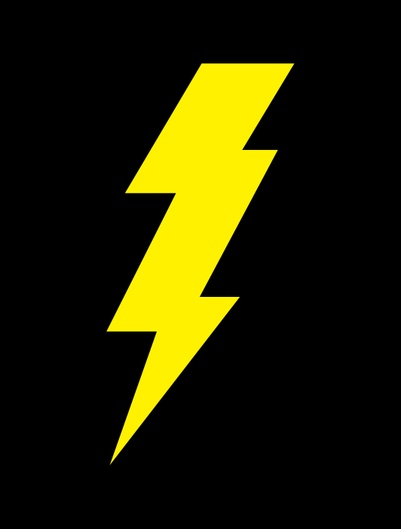
//> input picture samples/lightning.jpg, 401 x 529 px
$ ./Topico_23   (built with g++ and OpenCV 4)
//> lines starting //> are read from the running program, lines starting //| are printed output that depends on the picture; after the words box and inside, x2 and y2 are one past the last pixel; in counts of white or black regions, pixels touching at a corner belong together
#include <iostream>
#include <opencv2/highgui.hpp>
#include <opencv2/imgproc.hpp>

using namespace std;
using namespace cv;

Mat getRegionGrowing(Mat image, Mat regionGrowing) {
    int current = 0;
    int previous = 0;
    do {
        previous = current;
        current = 0;
        for (int i = 0; i < regionGrowing.rows; i++) {
            for (int j = 0; j < regionGrowing.cols; j++) {
                if (regionGrowing.at<uchar>(i, j) == 255) {
                    for (int x = i - 1; x < i + 2; x++) {
                        for (int y = j - 1; y < j + 2; y++) {
                            if (image.at<uchar>(x, y) < 127) {
                                regionGrowing.at<uchar>(x, y) = 255;
                                current++;
                            }
                        }
                    }
                }
            }
        }
    } while (current != previous);

    return regionGrowing;
}

void setMouse(int e, int x, int y, int d, void *ptr) {
    Point *p = (Point *) ptr;
    p->x = x;
    p->y = y;
}

Mat getMouseRegionGrowing(Mat image) {
    Mat regionGrowing(image.rows, image.cols, CV_8UC3);
    int m, n;
    Point p;

    cvtColor(regionGrowing, regionGrowing, CV_RGB2GRAY);

    for (int i = 0; i < image.rows; i++) {
        for (int j = 0; j < image.cols; j++) {
            regionGrowing.at<uchar>(i, j) = 0;
        }
    }

    imshow("Apply seed", image);

    setMouseCallback("Apply seed", setMouse, &p);

    waitKey(0);

    m = p.x;
    n = p.y;

    regionGrowing.at<uchar>(m, n) = 255;

    regionGrowing = getRegionGrowing(image, regionGrowing);

    return regionGrowing;
}

int main() {
    Mat img, grayImage, mouseRegionGrowing, centroid;

    img = imread("../samples/lightning.jpg");
//> img is the input picture: 529 rows x 401 cols, CV_8UC3; mean B, G, R 0.4, 33.2, 35.1

    cvtColor(img, grayImage, CV_RGB2GRAY);
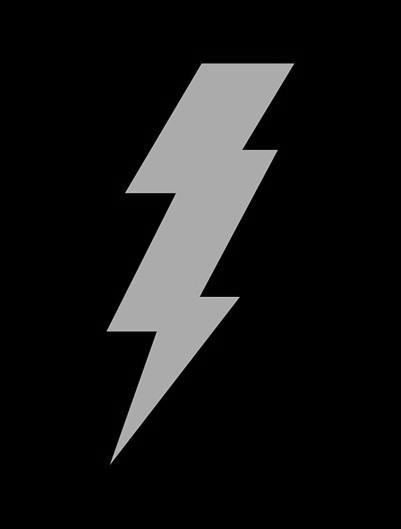
//> grayImage: 529 rows x 401 cols, CV_8UC1; min 0, max 203, mean 23.7

    mouseRegionGrowing = getMouseRegionGrowing(grayImage);
//> after the loop in getMouseRegionGrowing, `for (int i = 0; i < image.rows; i++)`: regionGrowing: 529 rows x 401 cols, CV_8UC1; every value is 0
//> the loop in getRegionGrowing, `do` made 2 passes
//> current on pass 1: 1645443
//> (previous, current) on pass 2: (1645443, 1645443)
//> after the loop in getRegionGrowing, `do`:
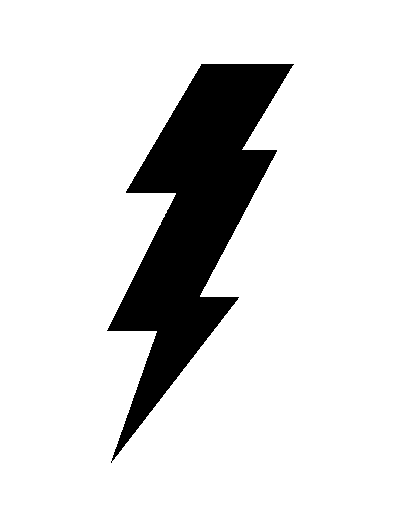
//> regionGrowing: 529 rows x 401 cols, CV_8UC1; 86.4% white; 1 black region, box (x1, y1, x2, y2) and area: (107, 64, 294, 463) 28898
//> after the loop in getRegionGrowing, `do`: current = 1645443

    imshow("lightning", grayImage);
    imshow("region growing", mouseRegionGrowing);

    imwrite("../results/lightning_gray_scale.jpg", grayImage);
    imwrite("../results/23_lightning_region_growing.jpg", mouseRegionGrowing);

    waitKey(0);
    return 0;
}
